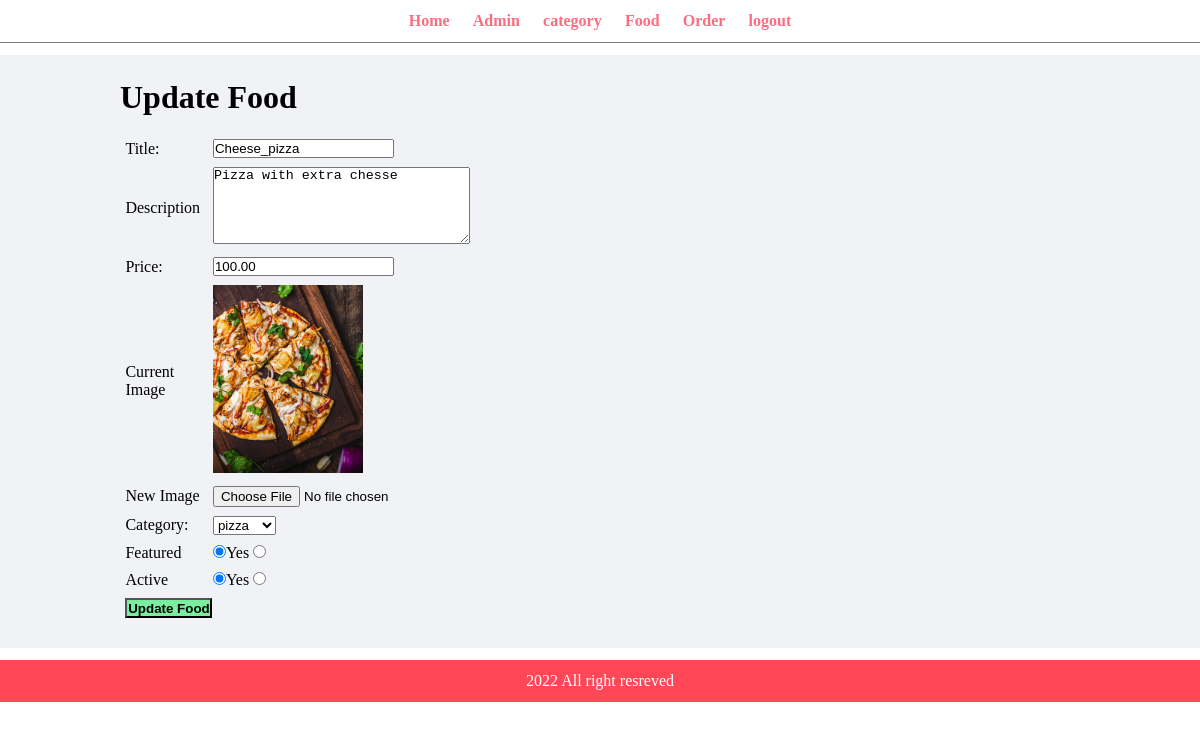
Screenshot of /admin/Updatefood.php?id=42 (signed in) with the database file from the repository.
### tables this page shows
CREATE TABLE `tbl_food` (
  `id` int(10) UNSIGNED NOT NULL,
  `title` varchar(100) NOT NULL,
  `description` text NOT NULL,
  `price` decimal(10,2) NOT NULL,
  `image_name` varchar(255) NOT NULL,
  `category_id` int(10) UNSIGNED NOT NULL,
  `faetured` varchar(10) NOT NULL,
  `active` varchar(10) NOT NULL
);

CREATE TABLE `tbl_category` (
  `id` int(10) UNSIGNED NOT NULL,
  `title` varchar(150) NOT NULL,
  `image_name` varchar(255) NOT NULL,
  `featured` varchar(10) NOT NULL,
  `active` varchar(10) NOT NULL
);

### admin/Updatefood.php (the view, shortened to what this page needs)
<?php include('partial/header.php');?>
<?php
    if(isset($_GET['id']))
    {
        $id=$_GET['id'];
        $sql2="SELECT * FROM tbl_food WHERE id=$id";
        $res2=mysqli_query($con,$sql2);
        $row2=mysqli_fetch_assoc($res2);
        $title=$row2['title'];
        $description=$row2['description'];
        $price=$row2['price'];
        $current_image=$row2['image_name'];
        $current_category=$row2['category_id'];
        $featured=$row2['faetured'];
        $active=$row2['active'];
    }
    else
    {
        header('location:'.SITEURL.'admin/Manage_food.php');
    }
?>
<div class="main-section">
    <div class="wraper">
        <h1>Update Food</h1>
        <br>
        <form action="" method="POST" enctype="multipart/form-data">
            <table class="tbl-30">
                <tr>
                    <td>Title:</td>
                    <td>
                        <input type="text" name="title" value="<?php echo $title;?>">
                    </td>
                </tr>
                <tr>
                    <td>Description</td>
                    <td>
                        <textarea name="description"  cols="30" rows="5"><?php echo $description;?></textarea>
                    </td>
                </tr>
                <tr>
                    <td>Price:</td>
                    <td><input type="number" name="price" value="<?php echo $price;?>"></td>
                </tr>
                <tr>
                    <td>Current Image</td>
                    <td>
                        <?php
                        if($current_image=="")
                        {
                            echo "<div class='error'> Image not Available</div>";
                        }
                        else
                        {
                            ?>
                            <img src="<?php echo SITEURL;?>images/food/<?php echo $current_image;?>" width="150px" alt="">
                            <?php
                        }
                        ?>
                    </td>
                </tr>
                <tr>
                    <td>New Image</td>
                    <td><input type="file" name="image" ></td>
                </tr>
                <tr>
                    <td>Category:</td>
                    <td>
                        <select name="category" id="">
                            <?php
                            $sql="SELECT * FROM tbl_category WHERE active='Yes'";
                            $res=mysqli_query($con,$sql);
                            $count=mysqli_num_rows($res);
                            if($count>0)
                            {
                                while($row=mysqli_fetch_assoc($res))
                                {
                                    $category_title=$row['title'];
                                    $category_id=$row['id'];
                                    ?>
                                    <option <?php if($current_category==$category_id) {echo "selected";} ?> value="<?php echo $category_id;?>"><?php echo $category_title;?></option>
                                    <?php
                                }
                            }
                            else
                            {
                                echo "<option value='0'> Category not found</option>";
                            }
                            ?>
                        </select>
                    </td>
                </tr>
                <tr>
                    <td>Featured</td>
                    <td>
                        <input type="radio" <?php if($featured=="Yes"){ echo "checked";}?> name="featured" value="Yes">Yes
                        <input type="radio" <?php if($featured=="No"){ echo "checked";}?> name="featured" value="No">
                    </td>
                </tr>
                <tr>
                    <td>Active</td>
                    <td>
                    <input type="radio" <?php if($active=="Yes"){ echo "checked";}?> name="active" value="Yes">Yes
                        <input type="radio" <?php if($active=="No"){ echo "checked";}?> name="active" value="No">
                    </td>
                </tr>
                <tr>
                    <td>
                        <input type="submit" name="submit" value="Update Food" class="btn-Secondary">
                    </td>
                </tr>
            </table>
        </form>
    </div>
</div>
<?php include('partial/footer.php');?>

### css/admin1.css (style rules this page uses)
* { margin: 0; padding: 0; }
.wraper { padding: 1%; width: 80%; margin: 0 auto; }
.main-section { margin: 1% 0; padding: 1% 0; background-color: #f1f2f6; }
.tbl-30 { width: 30%; }
table tr td { padding:1%; }
.btn-Secondary { background-color: #7bed9f; padding:1%; color:black; text-decoration:none; font-weight:bold; }

### rows the page displays
tbl_food: title "Cheese_pizza", description "Pizza with extra chesse", price "100.00", image_name (picture), category "pizza", faetured "☑", active "☑"
